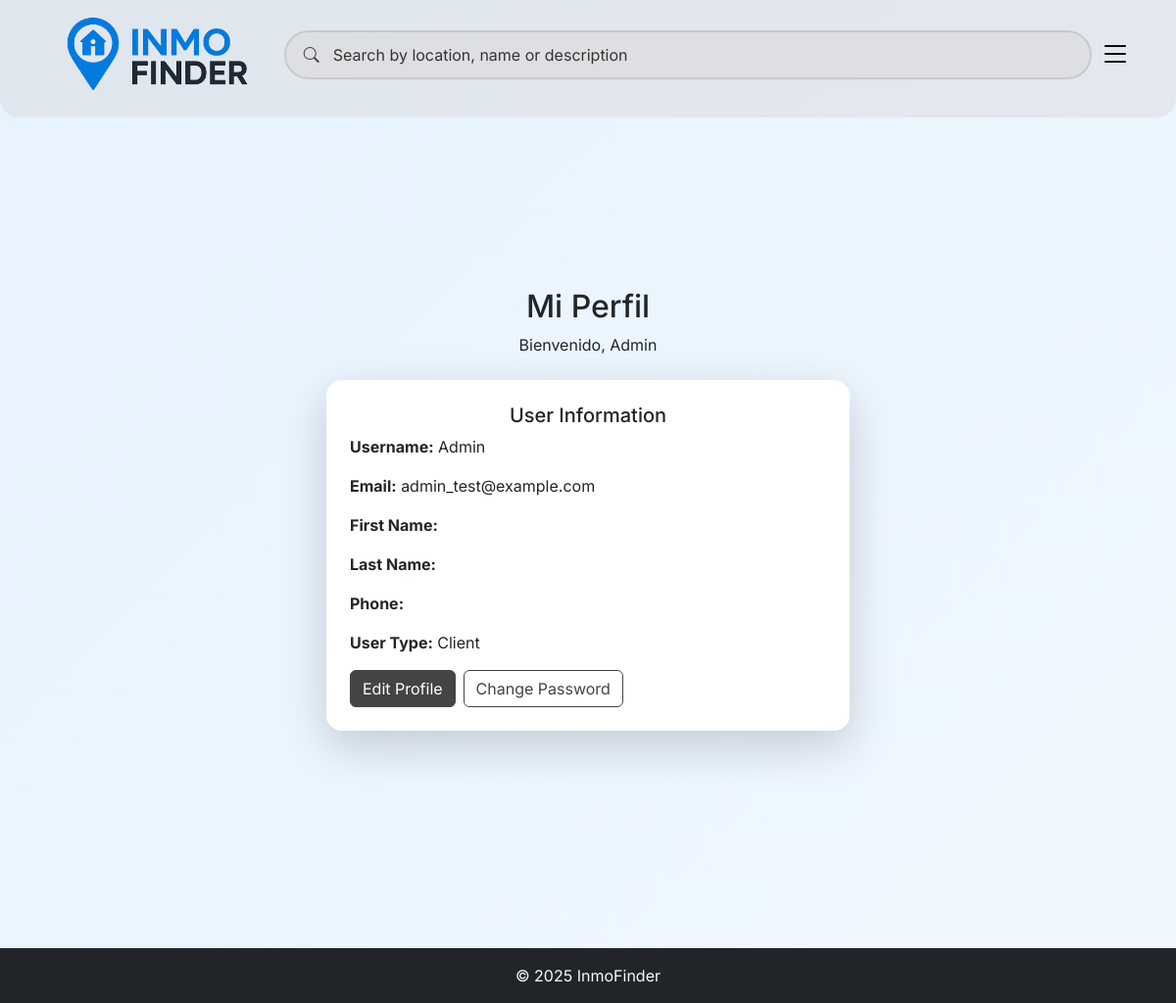
/users/profile/ (signed in), run on an earlier commit of the app's database.
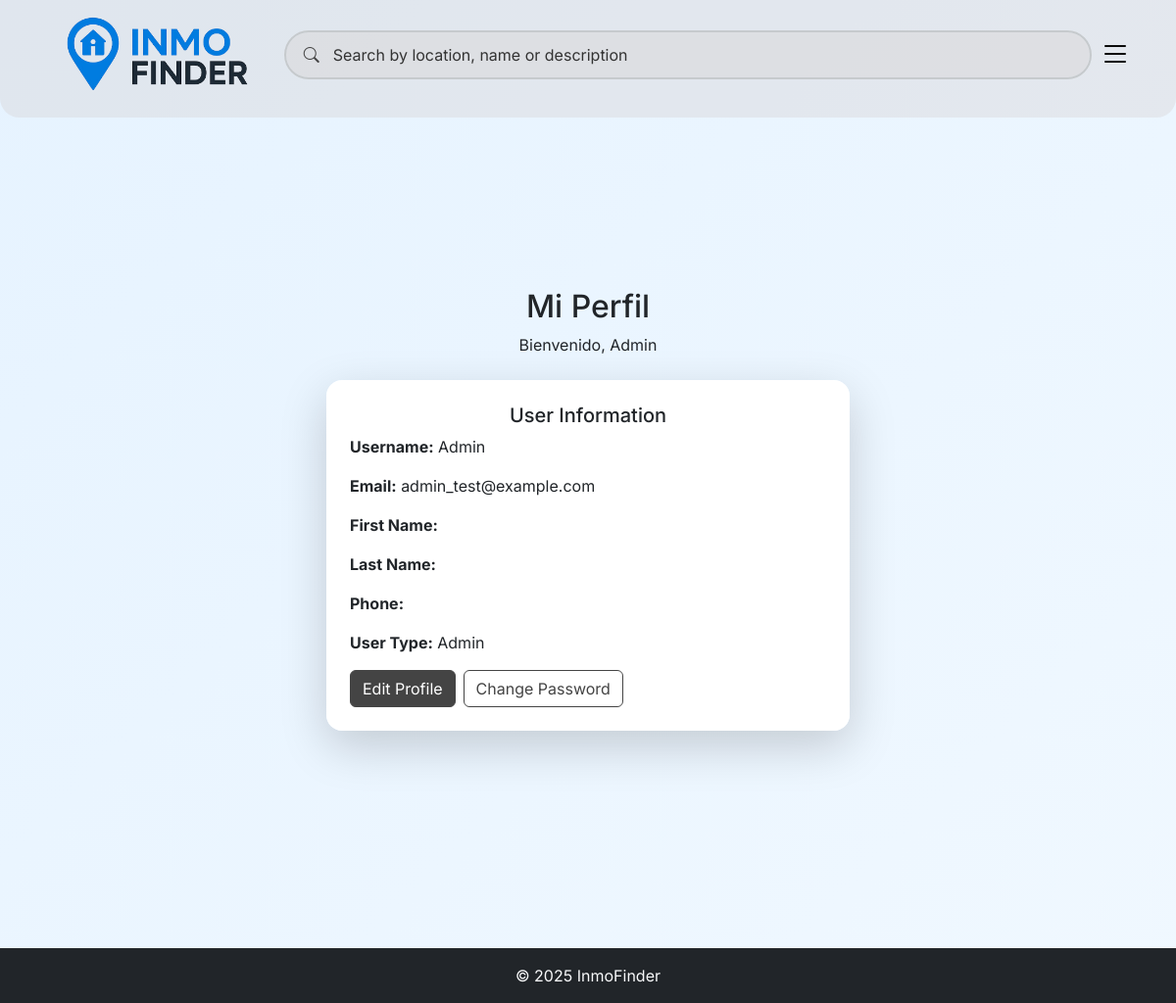
And on a later commit of the database.
### users/views.py (the view)
# urls.py: path("profile/", views.profile, name="profile"),
@login_required
def profile(request):
    return render(request, "users/profile.html")

### users/templates/users/profile.html
{% extends 'properties/base.html' %}
{% block body_class %}profile-bg-page{% endblock %}
{% block content %}
<section class="profile-bg">
  <div class="container py-5">
    <h2 class="text-center mb-2">Mi Perfil</h2>
    <p class="text-center mb-4">Bienvenido, {{ user.username }}</p>
    <div class="row justify-content-center mt-4">
      <div class="col-md-6">
        <div class="card shadow-lg border-0 rounded-4 overflow-hidden">
          <div class="card-body p-4 align-items-center">
            <h5 class="card-title text-center">User Information</h5>
            <p class="card-text"><strong>Username:</strong> {{ user.username }}</p>
            <p class="card-text"><strong>Email:</strong> {{ user.email }}</p>
            <p class="card-text"><strong>First Name:</strong> {{ user.first_name }}</p>
            <p class="card-text"><strong>Last Name:</strong> {{ user.last_name }}</p>
            <p class="card-text"><strong>Phone:</strong> {{ user.phone }}</p>
            {% if user.profile.is_owner %}
              <p class="card-text"><strong>User Type:</strong> Owner</p>
            {% elif user.profile.is_admin or user.is_admin %}
              <p class="card-text"><strong>User Type:</strong> Admin</p>
            {% else %}
              <p class="card-text"><strong>User Type:</strong> Client</p>
            {% endif %}
            <div class="d-flex gap-2">
              <a href="{% url 'edit_profile' %}" class="btn btn-primary">Edit Profile</a>
              <a href="{% url 'change_password' %}" class="btn btn-outline-secondary">Change Password</a>
            </div>
          </div>
        </div>
      </div>
    </div>
  </div>
</section>
{% endblock %}

What changed in the data, as far as the page shows it:
changed Usuario "Admin": is_admin False → True (drawn)
Also different on the page:
text no longer shown: "Client"
text now shown: "Admin"
